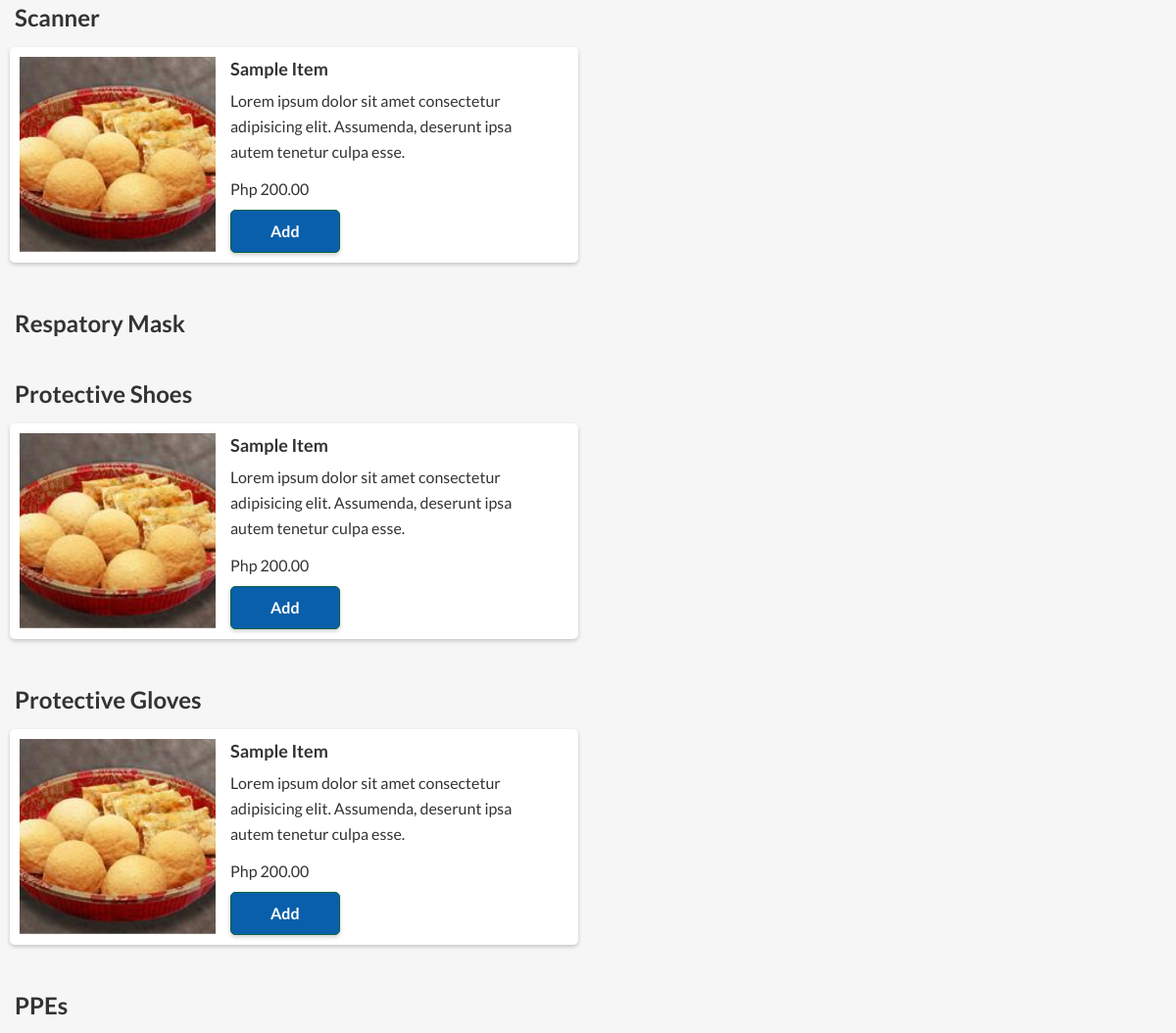
Before: / (middle part) with the older database file.
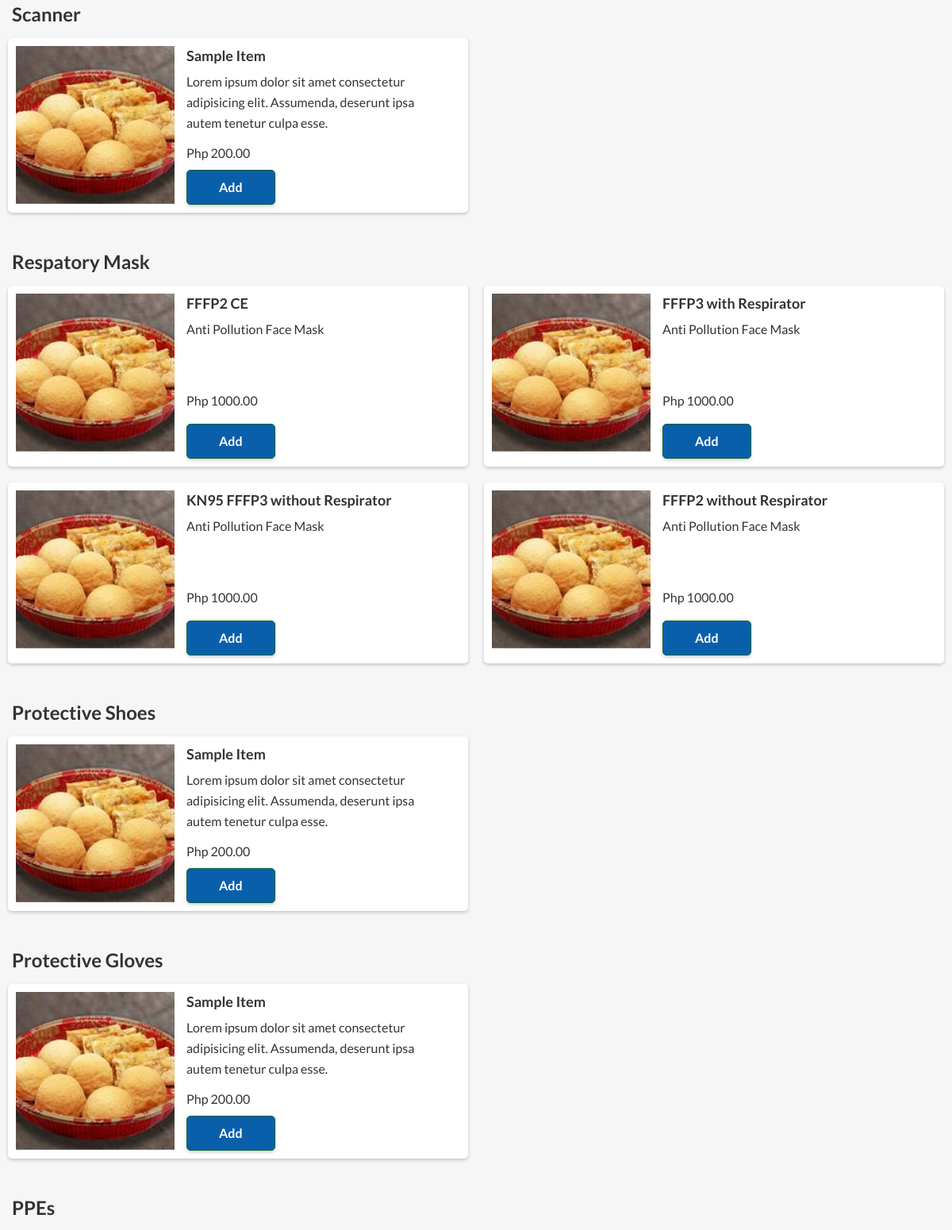
After: the same page with the newer database file.
### tables this page shows
CREATE TABLE `products` (
  `product_id` int(11) NOT NULL,
  `item_code` varchar(30) NOT NULL,
  `description` varchar(250) NOT NULL,
  `dimension` varchar(250) NOT NULL,
  `brand` varchar(50) NOT NULL,
  `category_id` int(11) NOT NULL,
  `unit_id` int(11) NOT NULL,
  `cost` decimal(8,2) NOT NULL,
  `selling_price` decimal(8,2) NOT NULL,
  `current_quantity` int(11) NOT NULL,
  `image_path` varchar(250) NOT NULL,
  `removed` tinyint(1) NOT NULL
);

### application/controllers/Page.php (called while the page is built, shortened)
<?php
class Page extends CI_Controller
{
	public function __construct()
	{
		$this->load->model('products_model');
		$this->load->model('users');
	}
	public function _remap($method)
	{
		switch($method)
		{
			case "home":
			default:
				$data['isProductPage'] = 0;
				$data['surgical_mask_items'] = $this->products_model->get_all_items_by_category(3);
				$data['categories'] = $this->products_model->get_all_categories();
				$this->load->view('client/home', $data);
		}
  	}
}

### index.php (called while the page is built, shortened)
<?php
require_once BASEPATH.'core/CodeIgniter.php';

### application/models/Products_model.php (called while the page is built, shortened)
<?php
class Products_model extends CI_Model {
  public function get_all_categories()
    {
      $this->db->select('*');
      $this->db->from('product_categories');
      $query = $this->db->get();
      return $query->result_array();
    }
  public function get_all_items_by_category($category_id)
  {
    $this->db->select('*');
    $this->db->from('products');
    $this->db->where('category_id', $category_id);
    $query = $this->db->get();
    return $query->result_array();
  }
}

### application/views/client/include/header.php (shortened to what this page needs)
<!DOCTYPE html>
<html lang="en">
  <head>
    <link rel="stylesheet" href="<?=base_url();?>resources/css/bootstrap.min.css">
    <link rel="stylesheet" href="<?=base_url();?>resources/css/font-awesome.min.css">
    <link rel="stylesheet" href="<?=base_url();?>resources/css/line-icons.css">
    <link rel="stylesheet" href="<?=base_url();?>resources/css/owl.carousel.css">
    <link rel="stylesheet" href="<?=base_url();?>resources/css/owl.theme.css">
    <link rel="stylesheet" href="<?=base_url();?>resources/css/nivo-lightbox.css">
    <link rel="stylesheet" href="<?=base_url();?>resources/css/magnific-popup.css">
    <link rel="stylesheet" href="<?=base_url();?>resources/css/slicknav.css">
    <link rel="stylesheet" href="<?=base_url();?>resources/css/animate.css">
    <link rel="stylesheet" href="<?=base_url();?>resources/css/main.css">
    <link rel="stylesheet" href="<?=base_url();?>resources/css/responsive.css">
    <link rel="stylesheet" href="<?=base_url();?>resources/css/flags.css?ddasda=42342423">
    <link href="https://cdn.jsdelivr.net/npm/select2@4.0.13/dist/css/select2.min.css" rel="stylesheet" />
  </head>
  <body>

### application/views/client/home.php (shortened to what this page needs)
<?php $this->load->view('client/include/header');?>
    <?php $this->load->view('client/include/header-top');?>
    <?php $this->load->view('client/include/header_menu');?>
    <?php $this->load->view('client/include/modal-login'); ?>
    <?php $this->load->view('client/include/modal-signup'); ?>
    <?php $this->load->view('client/include/modal-dining-preference'); ?>
    <?php $this->load->view('client/include/modal-shopping-cart'); ?>
    <?php $this->load->view('client/include/modal-specific-item'); ?>
    <section id="section_2" class="section">
      <div class="container">
        <h2>Scanner</h2>
        <div class="row">
          <div class="col-sm-12 col-md-12 col-lg-6 px-10 py-10">
            <a href="#modal-item-info" data-toggle="modal" class="d-block">
              <div class="section_item d-flex">
                <div>
                  <div class="section_item_img">
                    <img src="<?=base_url();?>resources/img/sample.jpg" alt="">
                  </div>
                </div>
                <div class="col">
                  <div class="section_item_info">
                    <h3>Sample Item</h3>
                    <p>Lorem ipsum dolor sit amet consectetur adipisicing elit. Assumenda, deserunt ipsa autem tenetur culpa esse.</p>
                  </div>
                  <div>
                    <div class=" fw-500"><p class="py-2 m-0">Php 200.00</p></div>
                    <button class="btn btn-primary">Add</button>
                  </div>
                </div>
              </div>
            </a>
          </div>
        </div>
      </div>
    </section>
    <section id="section_3" class="section">
      <div class="container">
        <h2>Respatory Mask</h2>
        <div class="row">
          <?php foreach($surgical_mask_items as $s): ?>
            <div class="col-sm-12 col-md-12 col-lg-6 px-10 py-10">
              <a href="#modal-item-info" data-toggle="modal" data-product-id = "<?php echo $s['product_id']; ?>" class="d-block">
                <div class="section_item d-flex">
                  <div>
                    <div class="section_item_img">
                      <img src="<?=base_url();?>resources/img/sample.jpg" alt="">
                    </div>
                  </div>
                  <div class="col">
                    <div class="section_item_info">
                      <h3><?php echo $s['item_code']; ?></h3>
                      <p><?php echo $s['description']; ?></p>
                    </div>
                    <div>
                      <div class=" fw-500">
                        <p class="py-2 m-0">
                          <label id = "current_curreny">Php</label>
                          <?php echo $s['selling_price']; ?>
                        </p>
                      </div>
                      <button class="btn btn-primary" data-product-id = "<?php echo $s['product_id']; ?>">Add</button>
                    </div>
                  </div>
                </div>
              </a>
            </div>
          <?php endforeach; ?>
        </div>
      </div>
    </section>
    <section id="section_4" class="section">
      <div class="container">
        <h2>Protective Shoes</h2>
        <div class="row">
          <div class="col-sm-12 col-md-12 col-lg-6 px-10 py-10">
            <a href="#modal-item-info" data-toggle="modal" class="d-block">
              <div class="section_item d-flex">
                <div>
                  <div class="section_item_img">
                    <img src="<?=base_url();?>resources/img/sample.jpg" alt="">
                  </div>
                </div>
                <div class="col">
                  <div class="section_item_info">
                    <h3>Sample Item</h3>
                    <p>Lorem ipsum dolor sit amet consectetur adipisicing elit. Assumenda, deserunt ipsa autem tenetur culpa esse.</p>
                  </div>
                  <div>
                    <div class=" fw-500"><p class="py-2 m-0">Php 200.00</p></div>
                    <button class="btn btn-primary">Add</button>
                  </div>
                </div>
              </div>
            </a>
          </div>
        </div>
      </div>
    </section>
    <section id="section_5" class="section">
      <div class="container">
        <h2>Protective Gloves</h2>
        <div class="row">
          <div class="col-sm-12 col-md-12 col-lg-6 px-10 py-10">
            <a href="#modal-item-info" data-toggle="modal" class="d-block">
              <div class="section_item d-flex">
                <div>
                  <div class="section_item_img">
                    <img src="<?=base_url();?>resources/img/sample.jpg" alt="">
                  </div>
                </div>
                <div class="col">
                  <div class="section_item_info">
                    <h3>Sample Item</h3>
                    <p>Lorem ipsum dolor sit amet consectetur adipisicing elit. Assumenda, deserunt ipsa autem tenetur culpa esse.</p>
                  </div>
                  <div>
                    <div class=" fw-500"><p class="py-2 m-0">Php 200.00</p></div>
                    <button class="btn btn-primary">Add</button>
                  </div>
                </div>
              </div>
            </a>
          </div>
        </div>
      </div>
    </section>
    <section id="section_6" class="section">
      <div class="container">
        <h2>PPEs</h2>
        <div class="row">
          <div class="col-sm-12 col-md-12 col-lg-6 px-10 py-10">
          </div>
        </div>
      </div>
    </section>
    <?php $this->load->view('client/include/footer');?>

### application/views/client/include/footer.php (shortened to what this page needs)
  </body>
</html>

### resources/css/main.css (style rules this page uses)
body { font-family: 'Lato', sans-serif; color: #333; font-size: 14px; font-weight: 400; background: #f6f6f6; overflow-x: hidden; }
.container { max-width: 1200px; }
html { overflow-x: hidden; }
p { font-size: 14px; line-height: 26px; }
a { -webkit-transition: all 0.2s linear; -moz-transition: all 0.2s linear; -o-transition: all 0.2s linear; transition: all 0.2s linear; }
h1, h2, h3, h4, h5 { font-family: 'Lato', sans-serif; font-weight: 600; line-height: 1.5rem; }
h2 { font-size: 1.5rem; }
h3 { font-size: 1.1rem; font-size: 1.125rem; }
p { font-family: 'Lato', sans-serif; font-size: 1rem; }
.section { padding: 20px 0; }
.btn { font-size: 1rem; line-height: 1.375rem; font-weight: bold; border-radius: 5px; padding: 10px 20px; color: #fff; -webkit-transition: all 0.2s linear; -moz-transition: all 0.2s linear; -o-transition: all 0.2s linear; transition: all 0.2s linear; display: inline-block; cursor: pointer; }
.btn.btn-primary { color: rgb(255, 255, 255); background-color: #0a5fab; border-color:rgb(10, 99, 67); box-shadow: rgba(0, 0, 0, 0.2) 0px 2px 4px; padding: 10px 40px; outline: none; font-size: 1rem; line-height: 1.375rem; font-weight: bold; border-radius: 5px; }
.px-10 { padding-right: 10px !important; padding-left: 10px !important; }
.py-10 { padding-top: 10px !important; padding-bottom: 10px !important; }
.section_item { box-shadow: rgba(0, 0, 0, 0.2) 0px 2px 4px; background-color: rgb(255, 255, 255); border-radius: 5px; padding: 10px; color:#333; }
.section_item_img { width: 200px; height: 200px; overflow: hidden; }
.section_item_img img { object-fit: cover; width: 100%; height: 100%; }
.section_item_info { font-size: 1rem; line-height: 1.375rem; height:114px; overflow: hidden; }

Changed rows visible on the page:
added products: item_code "FFFP2 CE", description "Anti Pollution Face Mask", selling_price "1000.00"
added products: item_code "FFFP3 with Respirator", description "Anti Pollution Face Mask", selling_price "1000.00"
added products: item_code "KN95 FFFP3 without Respirator", description "Anti Pollution Face Mask", selling_price "1000.00"
added products: item_code "FFFP2 without Respirator", description "Anti Pollution Face Mask", selling_price "1000.00"
